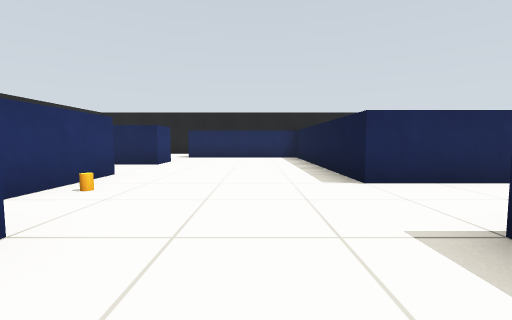
View 1 (above)

24 first-person views from a walk through a world built for the Gazebo simulator. The camera is 0.57 m above the floor, tilts 4° down and sees 90° across. The floor is counted in squares, 1 m on a side. Each view is taken from the middle of a square. On the plan, view 1 faces up. The plan holds only what a view shows up to about 9 squares ahead; the rest is blank.

View 2
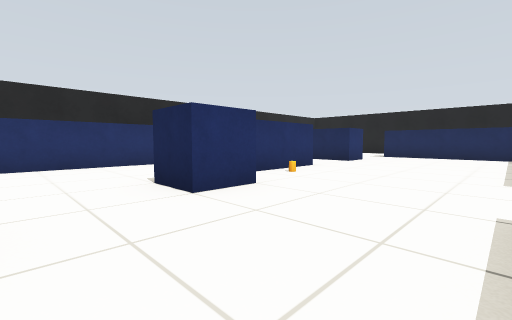

View 3
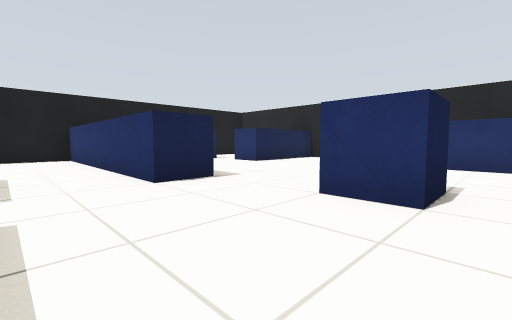

View 4
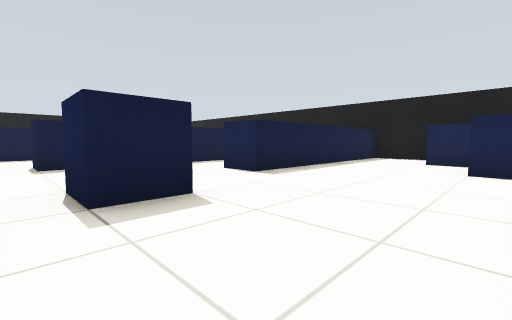

View 5
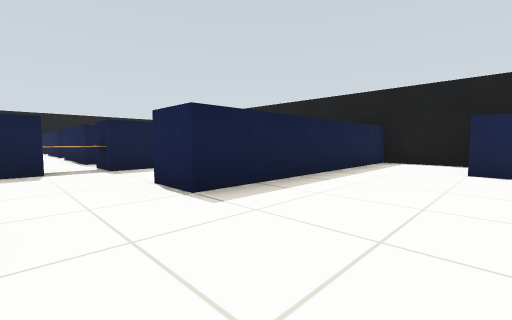

View 6
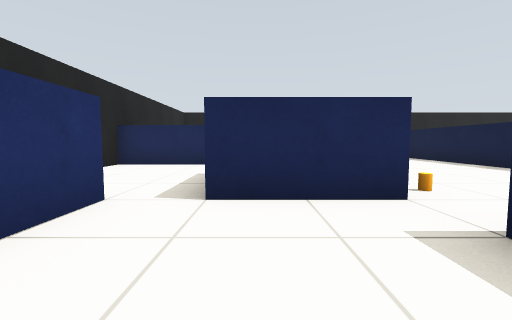

View 7
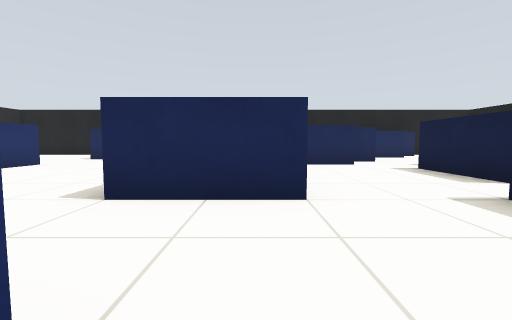

View 8
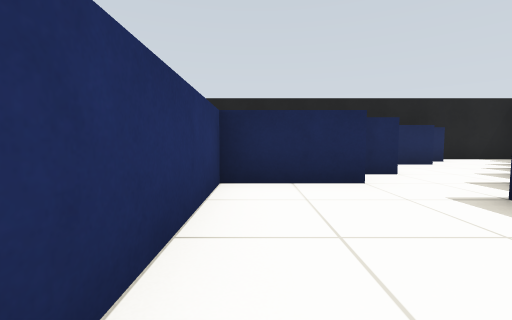

View 9
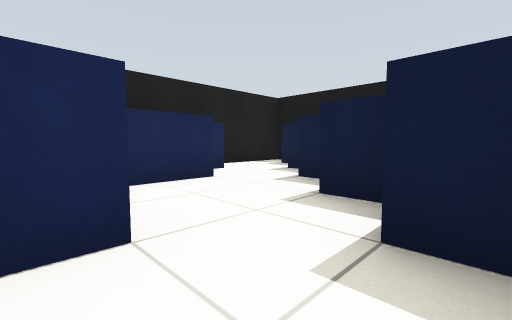

View 10
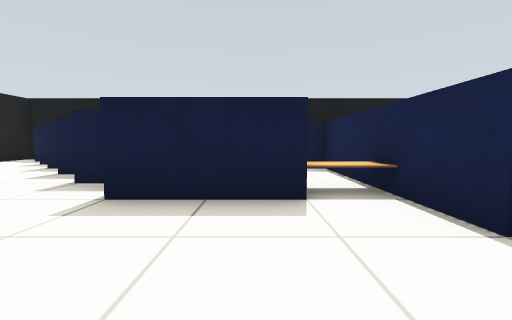

View 11
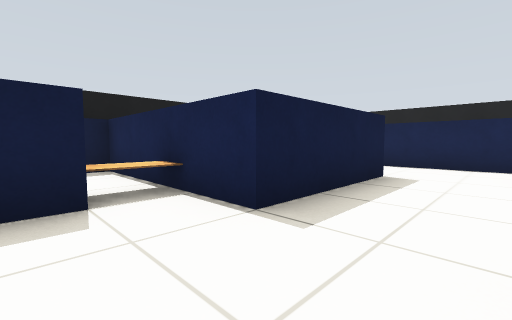

View 12
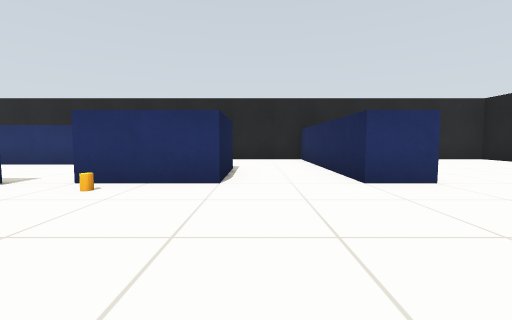

View 13
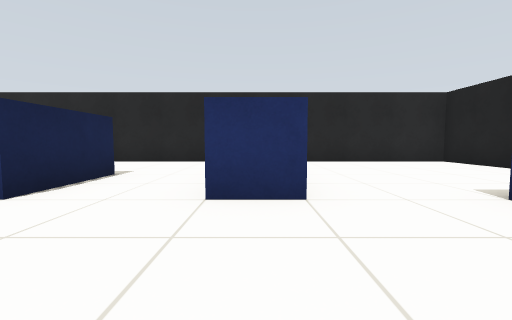

View 14
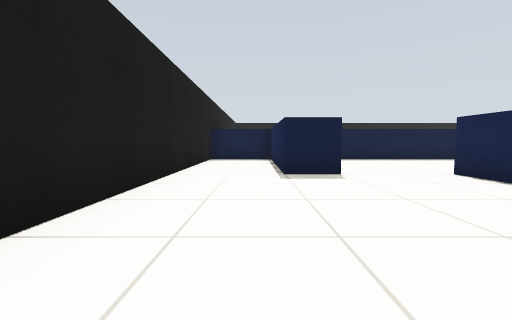

View 15
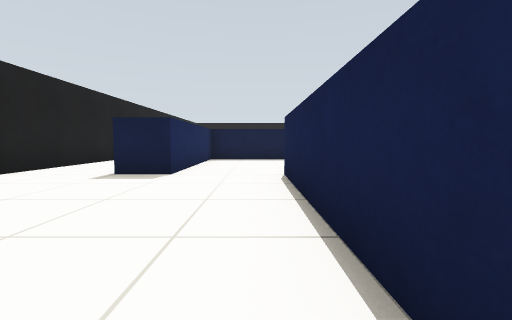

View 16
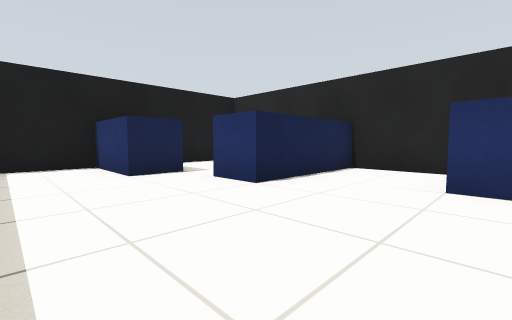

View 17
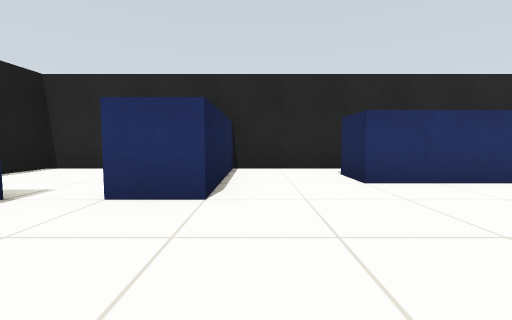

View 18
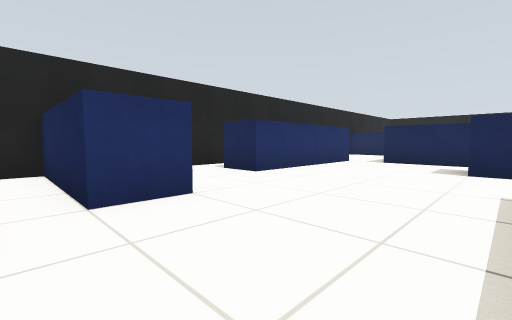

View 19
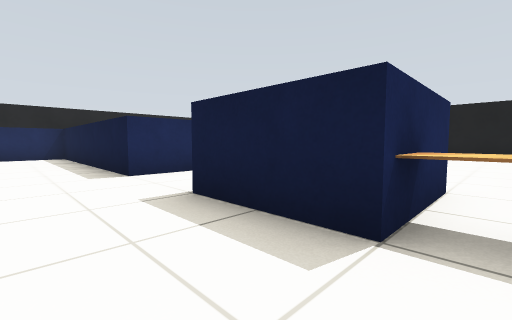

View 20
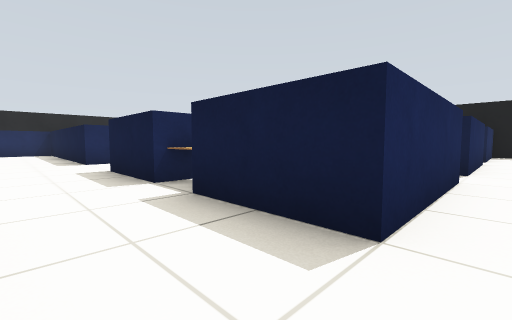

View 21
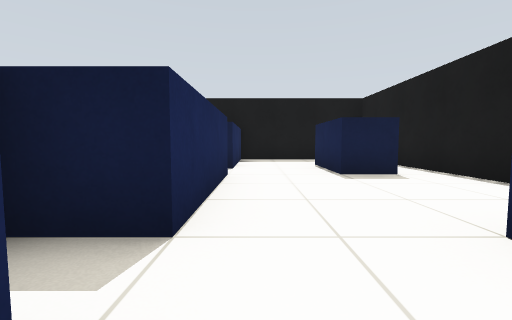

View 22
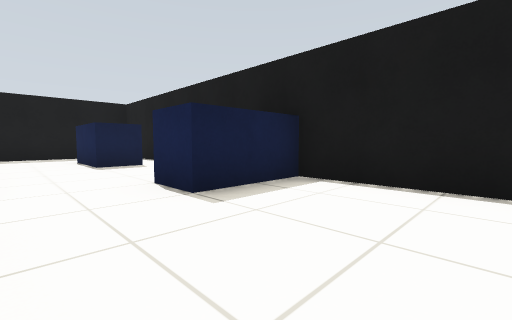

View 23
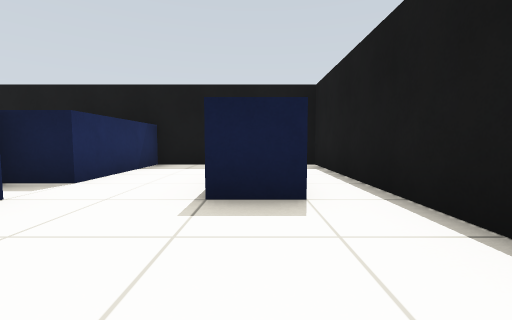

View 24
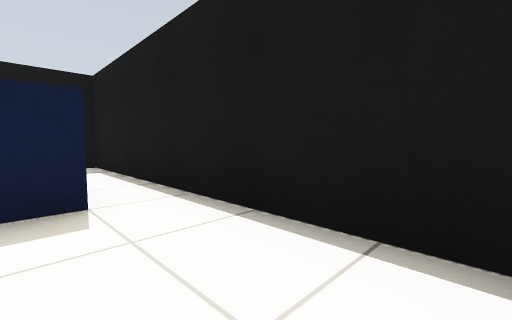

### Floor plan
Ten units are one square. View 1 is at (0, 0); x grows to the right and y downward. Boxes are objects, and circles mark ways between rooms. Rooms are numbered by the first view taken in them; rooms with no view inside come last. Other rooms are left out.
<svg viewBox="-80 -130 211 210">
<path fill="none" stroke="#000" d="M36 -35 15 -35 15 -95 -15 -95M-15 -15 -15 -5 -25 -5 -25 -15 -15 -15M-25 -45 -25 -25 -45 -25M36 5 15 5 15 -15 25 -15M35 15 65 15M55 -4 55 -35 95 -35 95 -40M-25 -75 -25 -65M65 -45 65 -65M56 -75 35 -75 35 -44M15 35 15 15 25 15M-55 -14 -55 15M75 -69 75 -75M66 -85 59 -85M85 -78 85 -85M-55 35 -45 35 -45 45M-45 55 -35 55 -35 75 -15 75 -15 15 -5 15 -5 35M95 -90 95 -95M86 -105 71 -105M96 -115 91 -115M126 -125 101 -125M-45 -45 -25 -45M-55 -26 -55 -14M-25 -65 -75 -65 -75 -28M-15 -95 -25 -95 -25 -105 15 -105 15 -125 -75 -125 -75 -85M-66 -75 -25 -75M46 35 15 35M59 75 105 75M85 35 55 35 55 25M85 66 85 55 105 55M-5 35 -5 75 45 75 45 55 55 55M125 65 125 35 95 35 95 25M-45 45 -75 45 -75 75 -55 75M105 75 125 75 125 65"/>
<rect x="-25" y="-35" width="10" height="10" fill="#bbb"><title>orange cylinder</title></rect>
<rect x="15" y="5" width="10" height="10" fill="#bbb"><title>brown box</title></rect>
<rect x="65" y="-45" width="10" height="10" fill="#bbb"><title>brown box</title></rect>
<circle cx="-35" cy="-55" r="3" fill="#2a7"/>
<circle cx="-50" cy="-20" r="3" fill="#2a7"/>
<circle cx="-25" cy="-85" r="3" fill="#2a7"/>
<circle cx="5" cy="25" r="3" fill="#2a7"/>
<circle cx="-40" cy="50" r="3" fill="#2a7"/>
<circle cx="115" cy="60" r="3" fill="#2a7"/>
<circle cx="95" cy="70" r="3" fill="#2a7"/>
<text x="10" y="-30">1</text>
<text x="-50" y="-50">2</text>
<text x="-40" y="-100">3</text>
<text x="60" y="50">4</text>
<text x="-60" y="60">5</text>
<text x="110" y="70">6</text>
</svg>
Room 1 opens to room 2. Room 1 opens to room 3. Room 1 opens to room 4. Room 1 opens to room 5. Room 4 opens to room 6.

Where each view was taken, in squares from view 1:
view 1: 0 up, 0 right, facing up
view 2: 1 down, 1 right, facing up-left
view 3: 2 up, 1 right, facing down-left
view 4: 2 up, 5 left, facing down-right
view 5: 0 up, 4 left, facing down-right
view 6: 0 up, 4 left, facing up
view 7: 1 up, 3 right, facing up
view 8: 4 up, 4 right, facing up
view 9: 7 up, 6 right, facing up-right
view 10: 5 up, 4 right, facing right
view 11: 5 up, 4 right, facing down-right
view 12: 5 up, 1 right, facing left
view 13: 7 up, 0 right, facing left
view 14: 11 up, 7 left, facing right
view 15: 8 up, 7 left, facing right
view 16: 1 down, 2 left, facing down-left
view 17: 3 down, 2 left, facing left
view 18: 5 down, 2 left, facing up-left
view 19: 1 down, 0 right, facing up-right
view 20: 4 down, 0 right, facing up-right
view 21: 4 down, 4 right, facing right
view 22: 4 down, 2 right, facing down-right
view 23: 6 down, 6 right, facing right
view 24: 6 down, 6 right, facing down-right
